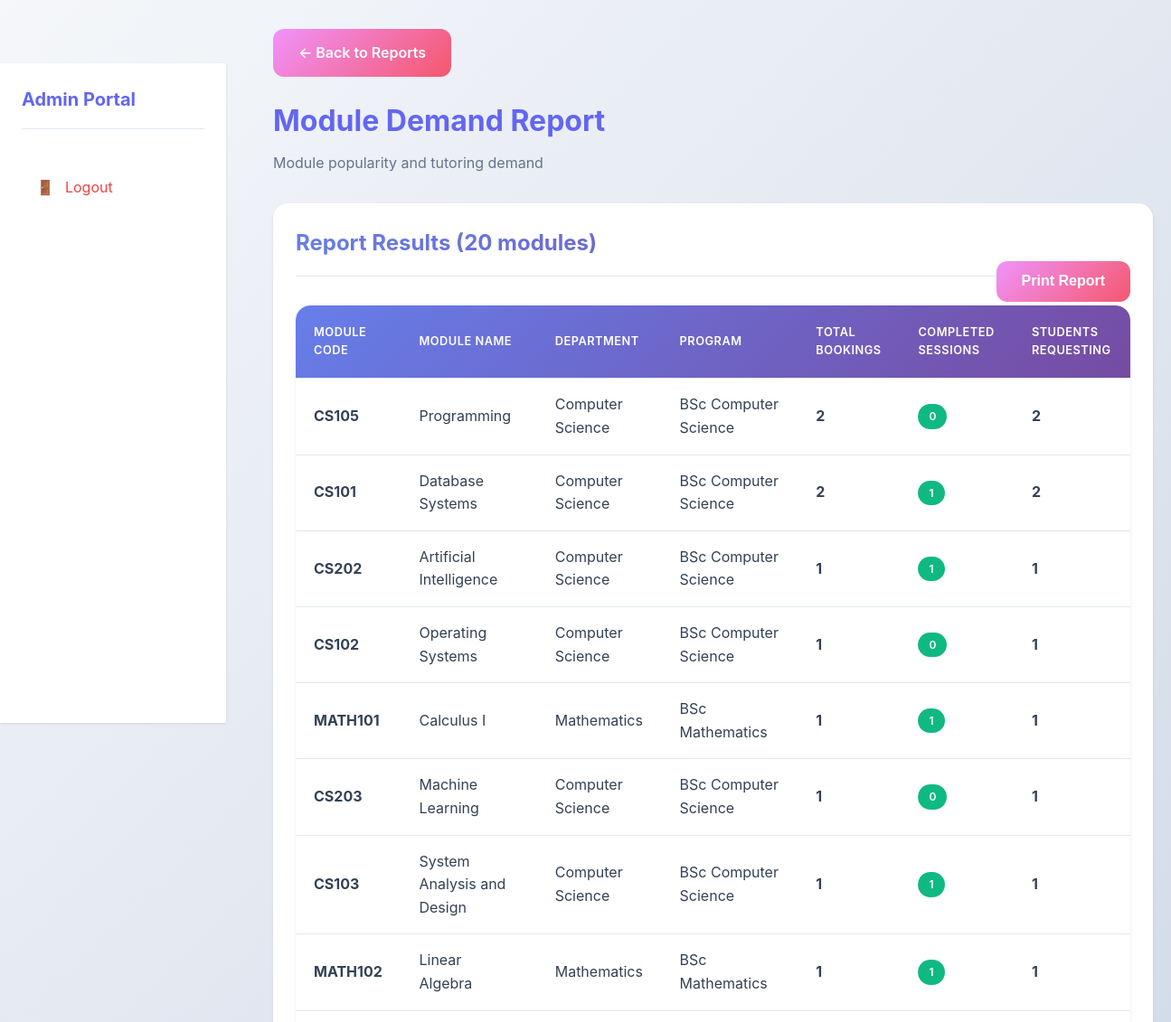
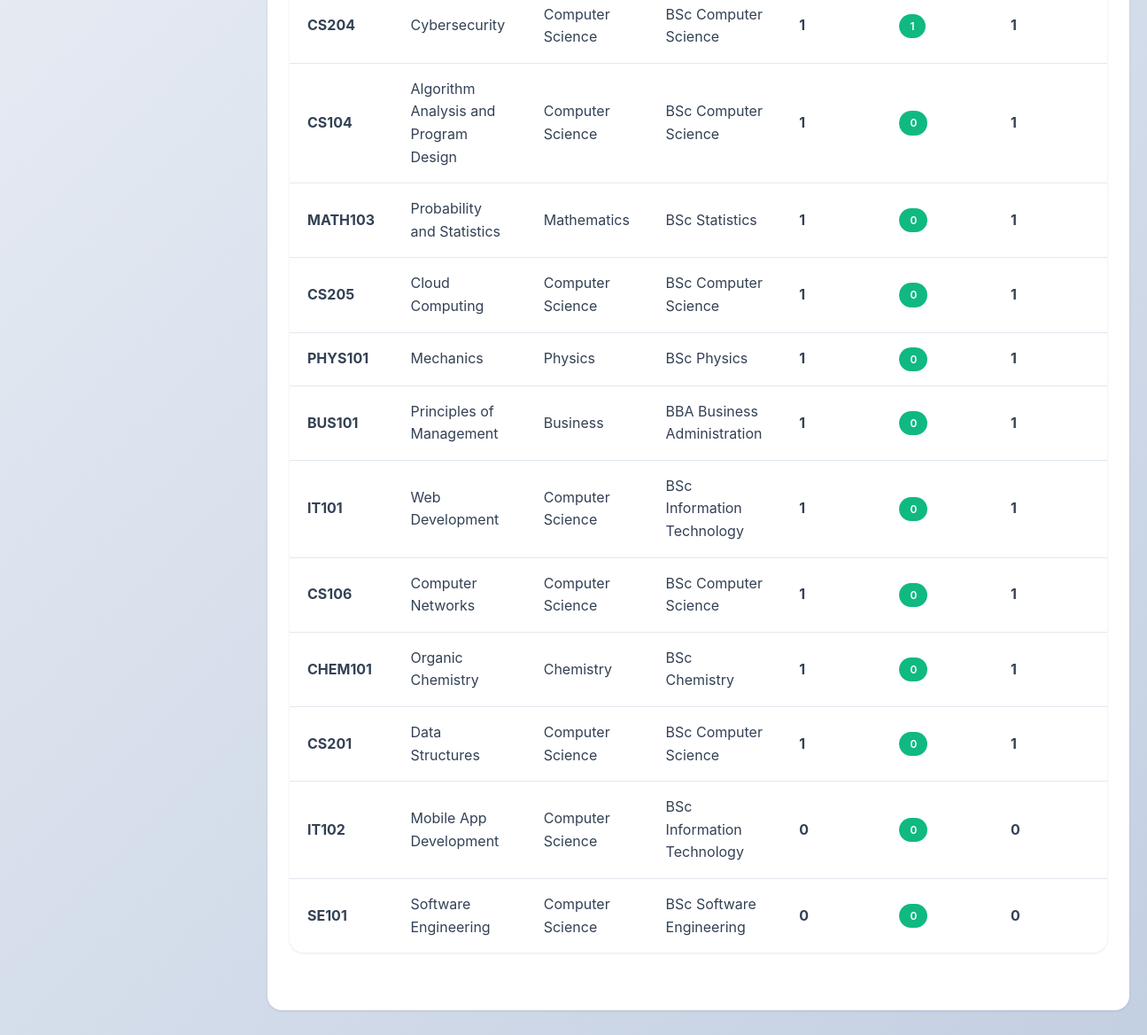
Page /reports/module_demand.php (signed in) on the committed database (2 pictures, top to bottom).
### tables this page shows
CREATE TABLE modules (
    module_id INT AUTO_INCREMENT PRIMARY KEY,
    module_code VARCHAR(20) NOT NULL UNIQUE,
    module_name VARCHAR(100) NOT NULL,
    program_id INT NOT NULL,
    created_at TIMESTAMP DEFAULT CURRENT_TIMESTAMP,
    FOREIGN KEY (program_id) REFERENCES programs(program_id) ON DELETE CASCADE
);

CREATE TABLE departments (
    department_id INT AUTO_INCREMENT PRIMARY KEY,
    department_name VARCHAR(100) NOT NULL UNIQUE,
    description TEXT,
    admin_id INT,
    created_at TIMESTAMP DEFAULT CURRENT_TIMESTAMP,
    FOREIGN KEY (admin_id) REFERENCES admins(admin_id) ON DELETE SET NULL
);

CREATE TABLE programs (
    program_id INT AUTO_INCREMENT PRIMARY KEY,
    program_name VARCHAR(100) NOT NULL,
    department_id INT NOT NULL,
    created_at TIMESTAMP DEFAULT CURRENT_TIMESTAMP,
    FOREIGN KEY (department_id) REFERENCES departments(department_id) ON DELETE CASCADE
);

### reports/module_demand.php (the view, shortened to what this page needs)
<?php
require_once '../config/database.php';
$module_demand = $pdo->query("
    SELECT m.module_id, m.module_code, m.module_name, p.program_name, d.department_name,
    (SELECT COUNT(*) FROM bookings WHERE module_id = m.module_id) as total_bookings,
    (SELECT COUNT(*) FROM sessions sess JOIN bookings b ON sess.booking_id = b.booking_id WHERE b.module_id = m.module_id AND sess.status = 'completed') as completed_sessions,
    (SELECT COUNT(DISTINCT student_id) FROM bookings WHERE module_id = m.module_id) as students_requesting
    FROM modules m
    JOIN programs p ON m.program_id = p.program_id
    JOIN departments d ON p.department_id = d.department_id
    ORDER BY total_bookings DESC
")->fetchAll();
?>
<!DOCTYPE html>
<html lang="en">
<head>
    <link rel="stylesheet" href="../assets/css/style.css">
</head>
<body>
    <div class="dashboard-layout">
        <?php include '../includes/sidebar.php'; ?>
        <div class="main-content">
            <div class="container-fluid">
                <div class="page-header">
                    <a href="../admin/reports.php" class="btn btn-secondary" style="margin-bottom: 1rem;">← Back to Reports</a>
                    <h1>Module Demand Report</h1>
                    <p>Module popularity and tutoring demand</p>
                </div>
                <div class="card">
                    <div class="card-header">
                        <h2>Report Results (<?php echo count($module_demand); ?> modules)</h2>
                        <button onclick="window.print()" class="btn btn-secondary" style="float: right;">Print Report</button>
                    </div>
                    <div class="card-body">
                        <div class="table-responsive">
                            <table>
                                <thead>
                                    <tr>
                                        <th>Module Code</th>
                                        <th>Module Name</th>
                                        <th>Department</th>
                                        <th>Program</th>
                                        <th>Total Bookings</th>
                                        <th>Completed Sessions</th>
                                        <th>Students Requesting</th>
                                    </tr>
                                </thead>
                                <tbody>
                                    <?php foreach ($module_demand as $module): ?>
                                    <tr>
                                        <td><strong><?php echo htmlspecialchars($module['module_code']); ?></strong></td>
                                        <td><?php echo htmlspecialchars($module['module_name']); ?></td>
                                        <td><?php echo htmlspecialchars($module['department_name']); ?></td>
                                        <td><?php echo htmlspecialchars($module['program_name']); ?></td>
                                        <td><strong><?php echo $module['total_bookings']; ?></strong></td>
                                        <td><span class="badge badge-success"><?php echo $module['completed_sessions']; ?></span></td>
                                        <td><strong><?php echo $module['students_requesting']; ?></strong></td>
                                    </tr>
                                    <?php endforeach; ?>
                                </tbody>
                            </table>
                        </div>
                    </div>
                </div>
            </div>
        </div>
    </div>
</body>
</html>

### assets/css/style.css (style rules this page uses)
:root { --primary-color: #6366f1; --primary-dark: #4f46e5; --primary-light: #818cf8; --secondary-color: #8b5cf6; --success-color: #10b981; --danger-color: #ef4444; --warning-color: #f59e0b; --info-color: #06b6d4; --light-color: #f8fafc; --dark-color: #1e293b; --border-color: #e2e8f0; --text-color: #334155; --text-muted: #64748b; --white: #ffffff; --shadow: 0 1px 3px rgba(0, 0, 0, 0.1); --shadow-lg: 0 10px 25px rgba(0, 0, 0, 0.15); --shadow-xl: 0 20px 40px rgba(0, 0, 0, 0.2); --radius: 12px; --radius-lg: 16px; --gradient-primary: linear-gradient(135deg, #667eea 0%, #764ba2 100%); --gradient-secondary: linear-gradient(135deg, #f093fb 0%, #f5576c 100%); --gradient-success: linear-gradient(135deg, #4facfe 0%, #00f2fe 100%); }
* { margin: 0; padding: 0; box-sizing: border-box; }
body { font-family: -apple-system, BlinkMacSystemFont, 'Segoe UI', Roboto, 'Helvetica Neue', Arial, sans-serif; line-height: 1.6; color: var(--text-color); background: linear-gradient(135deg, #f5f7fa 0%, #c3cfe2 100%); min-height: 100vh; display: flex; flex-direction: column; }
html { scroll-behavior: smooth; }
.container-fluid { width: 100%; padding: 0 20px; }
.btn { display: inline-block; padding: 0.85rem 1.75rem; border: none; border-radius: var(--radius); font-size: 1rem; font-weight: 600; text-decoration: none; cursor: pointer; transition: all 0.3s ease; text-align: center; position: relative; overflow: hidden; transform: translateY(0); }
.btn::before { content: ''; position: absolute; top: 50%; left: 50%; width: 0; height: 0; border-radius: 50%; background: rgba(255, 255, 255, 0.3); transform: translate(-50%, -50%); transition: width 0.6s, height 0.6s; }
.btn-secondary { background: var(--gradient-secondary); color: var(--white); }
.card { background: var(--white); border-radius: var(--radius-lg); box-shadow: var(--shadow); padding: 1.5rem; margin-bottom: 1.5rem; transition: all 0.3s ease; border: 1px solid transparent; }
.card-header { border-bottom: 1px solid var(--border-color); padding-bottom: 1rem; margin-bottom: 1rem; }
.card-header h2, .card-header h3 { background: var(--gradient-primary); -webkit-background-clip: text; -webkit-text-fill-color: transparent; background-clip: text; margin: 0; }
.card-body { padding: 1rem 0; }
.table-responsive { overflow-x: auto; margin-bottom: 1.5rem; border-radius: var(--radius-lg); box-shadow: var(--shadow); }
table { width: 100%; border-collapse: separate; border-spacing: 0; background-color: var(--white); border-radius: var(--radius-lg); overflow: hidden; }
table thead { background: var(--gradient-primary); color: var(--white); }
table th, table td { padding: 1rem 1.25rem; text-align: left; border-bottom: 1px solid var(--border-color); transition: background-color 0.3s ease; }
table th { font-weight: 600; text-transform: uppercase; font-size: 0.8rem; letter-spacing: 0.5px; padding: 1.25rem; }
table tbody tr { transition: all 0.3s ease; }
table tbody tr:last-child td { border-bottom: none; }
.badge { display: inline-block; padding: 0.25rem 0.75rem; border-radius: 9999px; font-size: 0.75rem; font-weight: 600; text-transform: uppercase; }
.badge-success { background-color: var(--success-color); color: var(--white); }
.dashboard-layout { display: grid; grid-template-columns: 250px 1fr; gap: 2rem; min-height: calc(100vh - 70px); }
.main-content { padding: 2rem 0; }
.page-header { margin-bottom: 2rem; }
.page-header h1 { color: var(--primary-color); margin-bottom: 0.5rem; }
.page-header p { color: var(--text-muted); }

### rows in the picture
modules: module_code "CS105", module_name "Programming", departments.department_name "Computer Science", program.program_name "BSc Computer Science", total_bookings "2", completed_sessions "0", students_requesting "2"
modules: module_code "CS101", module_name "Database Systems", departments.department_name "Computer Science", program.program_name "BSc Computer Science", total_bookings "2", completed_sessions "1", students_requesting "2"
modules: module_code "CS202", module_name "Artificial Intelligence", departments.department_name "Computer Science", program.program_name "BSc Computer Science", total_bookings "1", completed_sessions "1", students_requesting "1"
modules: module_code "CS102", module_name "Operating Systems", departments.department_name "Computer Science", program.program_name "BSc Computer Science", total_bookings "1", completed_sessions "0", students_requesting "1"
modules: module_code "MATH101", module_name "Calculus I", departments.department_name "Mathematics", program.program_name "BSc Mathematics", total_bookings "1", completed_sessions "1", students_requesting "1"
modules: module_code "CS203", module_name "Machine Learning", departments.department_name "Computer Science", program.program_name "BSc Computer Science", total_bookings "1", completed_sessions "0", students_requesting "1"
modules: module_code "CS103", module_name "System Analysis and Design", departments.department_name "Computer Science", program.program_name "BSc Computer Science", total_bookings "1", completed_sessions "1", students_requesting "1"
modules: module_code "MATH102", module_name "Linear Algebra", departments.department_name "Mathematics", program.program_name "BSc Mathematics", total_bookings "1", completed_sessions "1", students_requesting "1"
modules: module_code "CS204", module_name "Cybersecurity", departments.department_name "Computer Science", program.program_name "BSc Computer Science", total_bookings "1", completed_sessions "1", students_requesting "1"
modules: module_code "CS104", module_name "Algorithm Analysis and Program Design", departments.department_name "Computer Science", program.program_name "BSc Computer Science", total_bookings "1", completed_sessions "0", students_requesting "1"
modules: module_code "MATH103", module_name "Probability and Statistics", departments.department_name "Mathematics", program.program_name "BSc Statistics", total_bookings "1", completed_sessions "0", students_requesting "1"
modules: module_code "CS205", module_name "Cloud Computing", departments.department_name "Computer Science", program.program_name "BSc Computer Science", total_bookings "1", completed_sessions "0", students_requesting "1"
modules: module_code "PHYS101", module_name "Mechanics", departments.department_name "Physics", program.program_name "BSc Physics", total_bookings "1", completed_sessions "0", students_requesting "1"
modules: module_code "BUS101", module_name "Principles of Management", departments.department_name "Business", program.program_name "BBA Business Administration", total_bookings "1", completed_sessions "0", students_requesting "1"
modules: module_code "IT101", module_name "Web Development", departments.department_name "Computer Science", program.program_name "BSc Information Technology", total_bookings "1", completed_sessions "0", students_requesting "1"
modules: module_code "CS106", module_name "Computer Networks", departments.department_name "Computer Science", program.program_name "BSc Computer Science", total_bookings "1", completed_sessions "0", students_requesting "1"
modules: module_code "CHEM101", module_name "Organic Chemistry", departments.department_name "Chemistry", program.program_name "BSc Chemistry", total_bookings "1", completed_sessions "0", students_requesting "1"
modules: module_code "CS201", module_name "Data Structures", departments.department_name "Computer Science", program.program_name "BSc Computer Science", total_bookings "1", completed_sessions "0", students_requesting "1"
modules: module_code "IT102", module_name "Mobile App Development", departments.department_name "Computer Science", program.program_name "BSc Information Technology", total_bookings "0", completed_sessions "0", students_requesting "0"
modules: module_code "SE101", module_name "Software Engineering", departments.department_name "Computer Science", program.program_name "BSc Software Engineering", total_bookings "0", completed_sessions "0", students_requesting "0"

### other values in the picture
getCurrentUserRole() "Admin"
count($module_demand) "20"
